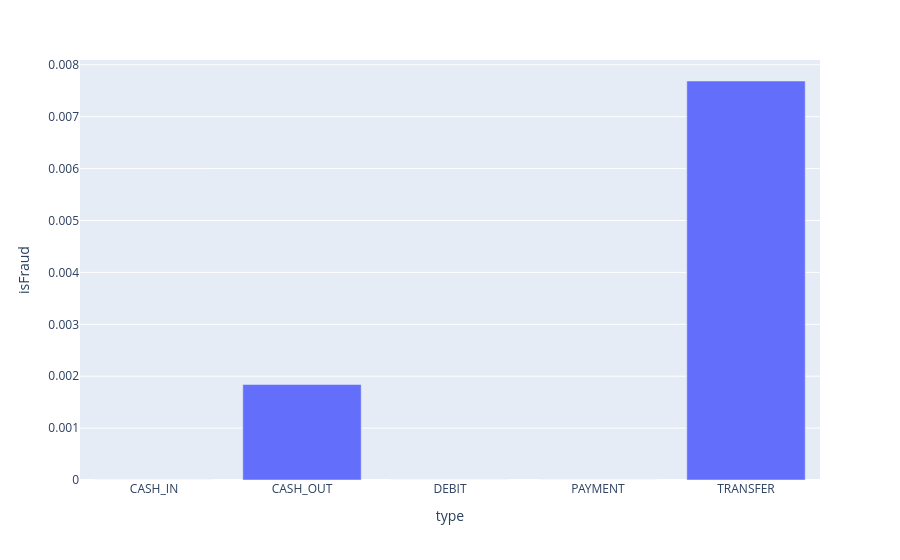

Notebook source saved alongside this figure:
### Markdown cell above
Fraud rate by transaction type

### Code cell
fraud_rate_by_type = df.groupby("type")["isFraud"].mean().reset_index()
fig = px.bar(fraud_rate_by_type, x="type", y="isFraud")
fig

### Figure 1 — Plotly figure (JSON) as saved in the notebook; plotly's stock layout.template omitted (floating-point values rounded to 4 significant figures)
{"data": [{"hovertemplate": "type=%{x}<br>isFraud=%{y}<extra></extra>", "legendgroup": "", "marker": {"color": "#636efa", "pattern": {"shape": ""}}, "name": "", "orientation": "v", "showlegend": false, "textposition": "auto", "type": "bar", "x": ["CASH_IN", "CASH_OUT", "DEBIT", "PAYMENT", "TRANSFER"], "xaxis": "x", "y": [0.0, 0.00184, 0.0, 0.0, 0.007688], "yaxis": "y"}], "layout": {"barmode": "relative", "legend": {"tracegroupgap": 0}, "margin": {"t": 60}, "xaxis": {"anchor": "y", "domain": [0.0, 1.0], "title": {"text": "type"}}, "yaxis": {"anchor": "x", "domain": [0.0, 1.0], "title": {"text": "isFraud"}}}}
